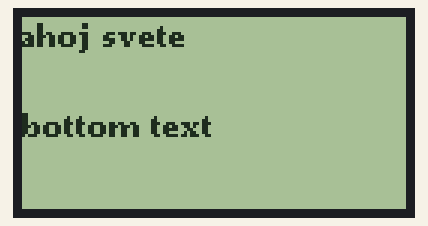
Recording of a sketch running on a simulated Arduino Uno, built with avr-gcc and run on an emulated ATmega328P. On the bench: 128×64 one-colour display.

Above: at 0.2 s.
At 1.2 s:
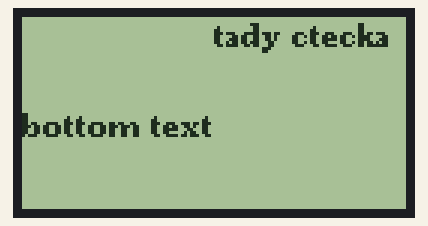

Measured:
- what the display in image 0 shows lasts 1.1 s, from 0.1 s to 1.2 s

The sketch:

test02_display.ino
```cpp
#include <U8g2lib.h>
#include <SPI.h>

U8G2_ST7920_128X64_F_SW_SPI u8g2(U8G2_R0, /* clock=*/ 18 /* A4 */ , /* data=*/ 23 /* A2 */, /* CS=*/ 5 /* A3 */, /* reset=*/ U8X8_PIN_NONE);


void setup() {
  u8g2.begin();
  u8g2.setFont(u8g2_font_ncenB08_tr);
  u8g2.drawStr(0, 40, "bottom text");
  u8g2.sendBuffer();


  Serial.begin(115200);
}

void loop() {
  u8g2.clearBuffer();
  //u8g2.setCursor(0, 10);
  u8g2.drawStr(0, 10, "ahoj svete");
  u8g2.drawStr(0, 40, "bottom text");
  u8g2.sendBuffer();

  delay(1000);

  u8g2.clearBuffer();
  //u8g2.setCursor(64, 10);
  u8g2.drawStr(64, 10, "tady ctecka");
  u8g2.drawStr(0, 40, "bottom text");
  u8g2.sendBuffer();

  delay(1000);
}
```
